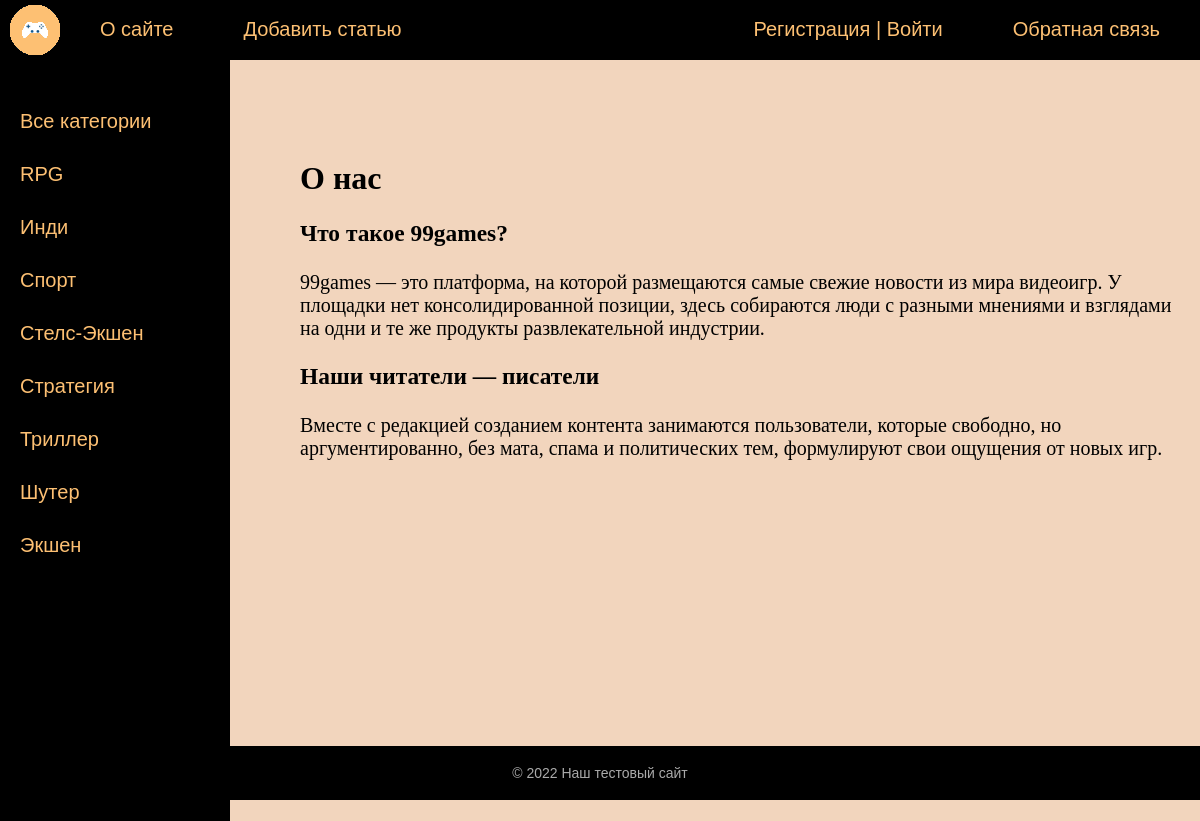
The page /about/ on the database its author committed.
### blog/models.py (models this page shows, shortened)
class Category(models.Model):
    name = models.CharField(max_length=100, db_index=True)
    slug = models.SlugField(max_length=255, unique=True, db_index=True, verbose_name='URL')
    def get_absolute_url(self):
        return reverse('category', kwargs={'cat_slug': self.slug})
    class Meta:
        verbose_name = 'Категория'
        verbose_name_plural = 'Категории'
        ordering = ['id']

### blog/views.py (the view)
# urls.py: path('about/', about, name='about'),
def about(request): #HttpRequest
    return render(request, 'blog/about.html', {'menu':menu, 'title': 'О нас'})

### blog/templatetags/blog_tags.py (called while the page is built)
@register.inclusion_tag('blog/list_categories.html')
def get_categories(sort=None, cat_selected=0):
    if not sort:
        cats = Category.objects.all()
    else:
        cats = Category.objects.order_by(sort)
    return {"cats": cats, "cat_selected":cat_selected}

### blog/templates/blog/about.html
{% extends 'blog/base.html' %}
{% block content %}
<h1>{{title}}</h1>
<h3>Что такое 99games? </h3>
<p>99games — это платформа, на которой размещаются самые свежие новости из мира видеоигр. У площадки нет консолидированной позиции, здесь собираются люди с разными мнениями и взглядами на одни и те же продукты развлекательной индустрии.</p>
<h3>Наши читатели — писатели</h3>
<p>Вместе с редакцией созданием контента занимаются пользователи, которые свободно, но аргументированно, без мата, спама и политических тем, формулируют свои ощущения от новых игр.</p>
{% endblock %}

### blog/templates/blog/base.html (shortened to what this page needs)
{% load static %}
{% load blog_tags %}
<html>
<head>
	<link type="text/css" href="{% static 'blog/css/styles.css' %}" rel="stylesheet" />
</head>
<body>
<table class="table-page" border=0 cellpadding="0" cellspacing="0">
<tr><td valign=top>
{% block mainmenu %}
		<div class="header">
			<ul id="mainmenu" class="mainmenu">
			<li class="logo"><a href="{% url 'home' %}"><div class="logo"></div></a></li>
{% for m in menu %}
	{% if not forloop.last %}
			<li><a href="{% url m.url_name %}">{{m.title}}</a></li>
	{% else %}
			<li class="last"><a href="{% url m.url_name %}">{{m.title}}</a></li>
	{% endif %}
{% endfor %}
			{% if request.user.is_authenticated %}
			<li class="last"> {{user.username}} | <a href="{% url 'logout' %}">Выйти</a></li>
			{% else %}
			<li class="last"><a href="{%url 'register' %}">Регистрация</a> | <a href="{% url 'login' %}">Войти</a></li>
			{% endif %}
			</ul>
		</div>
{% endblock mainmenu %}
<table class="table-content" border=0 cellpadding="0" cellspacing="0">
<tr>
	<td valign="top" class="left-chapters">
	<ul id="leftchapters">
{% if cat_selected == 0 %}
		<li class="selected">Все категории</li>
{% else %}
		<li><a href="{% url 'home' %}">Все категории</a></li>
{% endif %}
{% get_categories 'name' cat_selected %}
	</ul>
</td>
<td valign="top" class="content">
	<div class="content-text">
{% block content %}{% endblock %}
	</div>
</td></tr></table>
</td></tr>
<tr><td valign=top>
	<div id="footer">
		<p>&copy; 2022 Наш тестовый сайт</p>
	</div>
</td></tr></table>
</body>
</html>

### blog/templates/blog/list_categories.html
{% for c in cats %}
    {% if c.pk == cat_selected %}
        <li class="selcted">{{c.name}}</li>
    {% else %}
        <li><a href="{{c.get_absolute_url}}">{{c.name}}</a></li>
    {% endif %}
{% endfor %}

### blog/static/blog/css/styles.css (style rules this page uses)
html, body { font-family: 'Arial'; margin: 0; padding: 0; height: 100%; width: 100%; color: #444; background: #f2d5bd; }
a { color: #0059b2; text-decoration: none; }
.table-page { width: 100%; height: 100%; vertical-align: top; }
.table-page tr { height: 100%; }
.header { background: #000000; height: 60px; }
.logo { background: url('../images/logo4.png') no-repeat 10px 5px; width: 70px; height: 60px; }
ul.mainmenu { list-style: none; margin: 0; padding: 0; height: 60px; color: #fdc073; font-size: 20px; overflow: hidden; background: #000000; }
ul.mainmenu li { float: left; margin: 18px 40px 0 30px; }
ul.mainmenu li.logo { margin: 0; }
ul.mainmenu li.last { float: right; }
ul.mainmenu li a { color: #fdc073; text-decoration: none; }
.table-content { width: 100%; min-height: 100%; height: 100%; }
.left-chapters { margin: 0; background: #000; min-height: 100%; }
.left-chapters ul { width: 200px; min-height: 103%; margin: 0; padding: 20px 10px 10px 20px; list-style: none; font-size: 20px; background: #000000; }
.left-chapters ul li { margin: 30px 0 0 0; color: #999; }
.left-chapters ul li a { color: #fdc073; text-decoration: none; }
.content { padding: 40px 20px 20px 40px; width: 100%; box-sizing: border-box; }
.content-text { margin: 60px 0 0 30px; color: #000; font-size: 20px; font-family: Yandex Sans Display Light; }
.content-text h1 { font-size: 32px; }
#footer { position: relative; align-items: center; left: 0; flex-direction: column; bottom: 0; width: 100%; box-sizing: border-box; background: #000000; padding: 5px; color: #aaa; font-size: 14px; font-family: Verdana, Geneva, Arial, Helvetica; text-align: center; overflow: hidden; margin-top: 3%; }

### rows shown on the page
Category: name "RPG"
Category: name "Инди"
Category: name "Спорт"
Category: name "Стелс-Экшен"
Category: name "Стратегия"
Category: name "Триллер"
Category: name "Шутер"
Category: name "Экшен"

### other values the page prints
{{ m.title }} "О сайте" "Добавить статью"
{{ m.title }} "Обратная связь"
{{ title }} "О нас"
